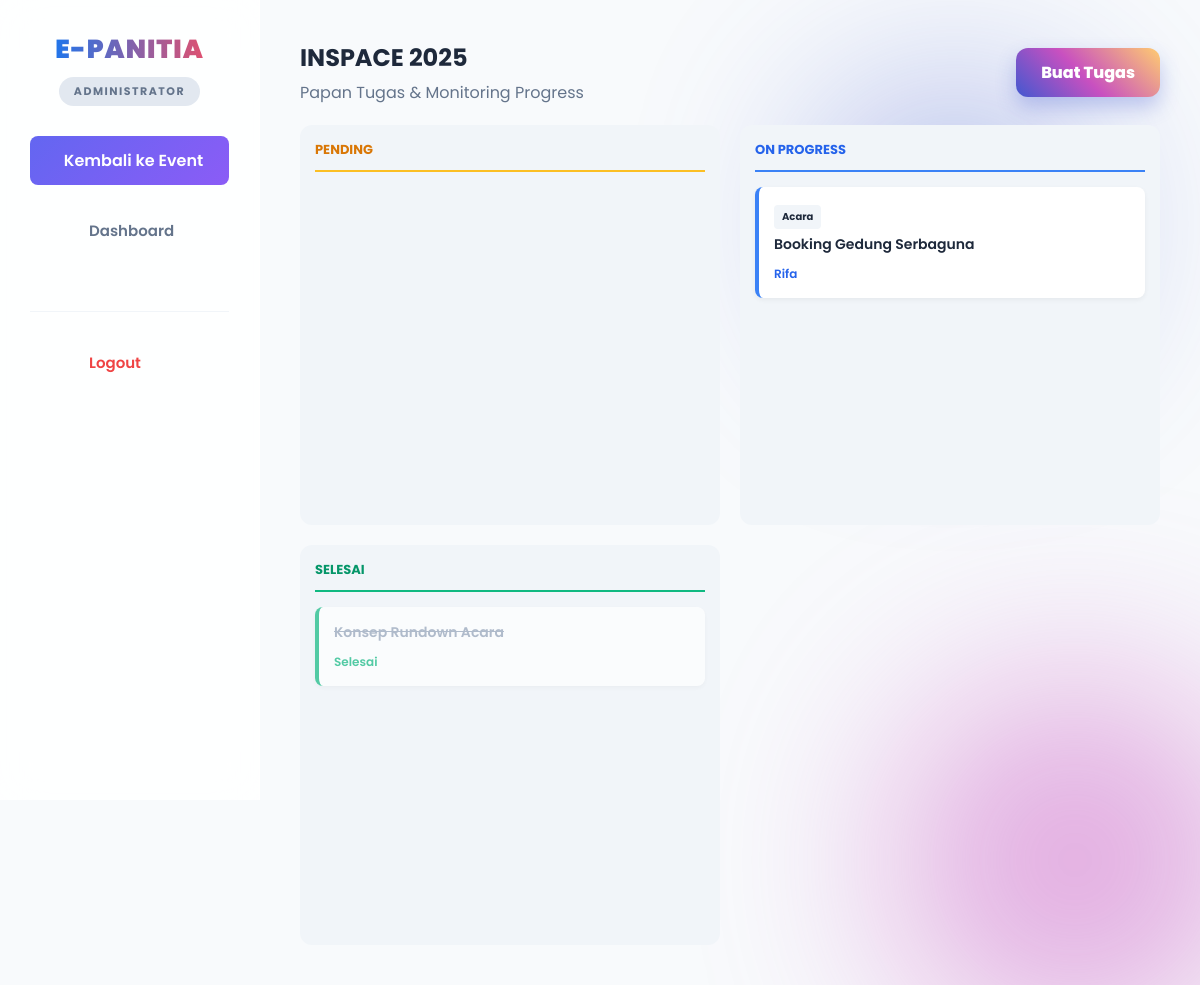
Page /dashboard/jobdesk.php?id=1 on the committed database.
### tables this page shows
CREATE TABLE IF NOT EXISTS `events` (
  `event_id` int NOT NULL AUTO_INCREMENT,
  `nama_event` varchar(200) NOT NULL,
  `deskripsi` text,
  `tanggal_mulai` date DEFAULT NULL,
  `tanggal_selesai` date DEFAULT NULL,
  `status` enum('upcoming','active','completed','cancelled','archived') DEFAULT 'upcoming',
  `created_at` timestamp NULL DEFAULT CURRENT_TIMESTAMP,
  `jumlah_divisi` int DEFAULT '0',
  PRIMARY KEY (`event_id`)
);

CREATE TABLE IF NOT EXISTS `jobdesk` (
  `jobdesk_id` int NOT NULL AUTO_INCREMENT,
  `divisi_id` int NOT NULL,
  `user_id` int DEFAULT NULL,
  `nama_tugas` varchar(255) NOT NULL,
  `deskripsi` text,
  `deadline` date DEFAULT NULL,
  `status` enum('Pending','Process','Revision','Done') DEFAULT 'Pending',
  `created_at` timestamp NULL DEFAULT CURRENT_TIMESTAMP,
  PRIMARY KEY (`jobdesk_id`),
  KEY `divisi_id` (`divisi_id`),
  KEY `user_id` (`user_id`),
  CONSTRAINT `jobdesk_ibfk_1` FOREIGN KEY (`divisi_id`) REFERENCES `divisi` (`divisi_id`) ON DELETE CASCADE,
  CONSTRAINT `jobdesk_ibfk_2` FOREIGN KEY (`user_id`) REFERENCES `users` (`user_id`) ON DELETE SET NULL
);

CREATE TABLE IF NOT EXISTS `divisi` (
  `divisi_id` int NOT NULL AUTO_INCREMENT,
  `event_id` int NOT NULL,
  `nama_divisi` varchar(100) NOT NULL,
  PRIMARY KEY (`divisi_id`),
  KEY `event_id` (`event_id`),
  CONSTRAINT `divisi_ibfk_1` FOREIGN KEY (`event_id`) REFERENCES `events` (`event_id`) ON DELETE CASCADE
);

CREATE TABLE IF NOT EXISTS `users` (
  `user_id` int NOT NULL AUTO_INCREMENT,
  `email` varchar(100) NOT NULL,
  `password` varchar(255) NOT NULL,
  `nama_lengkap` varchar(100) NOT NULL,
  `peran` enum('admin','ketua','anggota') NOT NULL DEFAULT 'anggota',
  `created_at` timestamp NULL DEFAULT CURRENT_TIMESTAMP,
  `perlu_ganti_pass` tinyint(1) DEFAULT '1',
  PRIMARY KEY (`user_id`),
  UNIQUE KEY `email` (`email`)
);

### dashboard/jobdesk.php (the view, shortened to what this page needs)
<?php
include '../config/koneksi.php';
$id_event = $_GET['id'];
$query_event = mysqli_query($conn, "SELECT * FROM events WHERE event_id='$id_event'");
$event = mysqli_fetch_assoc($query_event);
?>
<!DOCTYPE html>
<html lang="id">
<head>
    <link rel="stylesheet" href="../assets/css/style.css?v=105">
</head>
<body>
    <div class="bg-blob blob-2"></div>
    <div class="dashboard-container">
        <aside class="sidebar">
            <div class="sidebar-header">
                <h2 class="brand-title">E-PANITIA</h2>
                <span class="role-badge">Administrator</span>
            </div>
            <a href="data_event.php" class="btn-back">
                <i class="ph-bold ph-arrow-left"></i> Kembali ke Event
            </a>
            <nav>
                <a href="admin.php" class="menu-item"><i class="ph-bold ph-squares-four"></i> Dashboard</a>
                <div class="menu-logout">
                    <a href="../logout.php" class="menu-item" style="color: #ef4444;"><i class="ph-bold ph-sign-out"></i> Logout</a>
                </div>
            </nav>
        </aside>
        <main class="main-content">
            <div style="display: flex; justify-content: space-between; align-items: center; margin-bottom: 20px;">
                <div>
                    <h1 style="font-size: 24px; margin-bottom: 5px;"><?= $event['nama_event'] ?></h1>
                    <p style="color: #64748b;">Papan Tugas & Monitoring Progress</p>
                </div>
                <button onclick="document.getElementById('modalTask').style.display='flex'" class="btn-login" style="width: auto; padding: 12px 25px;">
                    <i class="ph-bold ph-plus"></i> Buat Tugas
                </button>
            </div>
            <div class="kanban-board">
                <div class="kanban-col">
                    <div class="col-header h-pending">
                        <span><i class="ph-bold ph-clock"></i> Pending</span>
                    </div>
                </div>
                <div class="kanban-col">
                    <div class="col-header h-process">
                        <span><i class="ph-bold ph-spinner"></i> On Progress</span>
                    </div>
                    <?php
                    $q = mysqli_query($conn, "SELECT j.*, d.nama_divisi, u.nama_lengkap FROM jobdesk j JOIN divisi d ON j.divisi_id = d.divisi_id LEFT JOIN users u ON j.user_id = u.user_id WHERE d.event_id='$id_event' AND j.status='Process'");
                    while($row = mysqli_fetch_assoc($q)):
                    ?>
                    <div class="task-card b-process">
                        <span class="task-divisi"><?= $row['nama_divisi'] ?></span>
                        <div class="task-title"><?= $row['nama_tugas'] ?></div>
                        <div class="task-footer">
                            <span style="color: #2563eb; font-weight: 600; font-size: 12px;"><?= $row['nama_lengkap'] ?? 'Unassigned' ?></span>
                        </div>
                    </div>
                    <?php endwhile; ?>
                </div>
                <div class="kanban-col">
                    <div class="col-header h-done">
                        <span><i class="ph-bold ph-check-fat"></i> Selesai</span>
                    </div>
                    <?php
                    $q = mysqli_query($conn, "SELECT j.*, d.nama_divisi FROM jobdesk j JOIN divisi d ON j.divisi_id = d.divisi_id WHERE d.event_id='$id_event' AND j.status='Done'");
                    while($row = mysqli_fetch_assoc($q)):
                    ?>
                    <div class="task-card b-done">
                        <div class="task-title" style="text-decoration: line-through; color: #94a3b8;"><?= $row['nama_tugas'] ?></div>
                        <div class="task-footer">
                            <span style="color: #10b981; font-weight: 600;">Selesai</span>
                        </div>
                    </div>
                    <?php endwhile; ?>
                </div>
            </div>
        </main>
    </div>
</body>
</html>

### assets/css/style.css (style rules this page uses)
:root { --bg-body: #f8fafc; --sidebar-bg: rgba(255, 255, 255, 0.85); --text-dark: #1e293b; --text-gray: #64748b; --gradient-text: linear-gradient(to right, #007bff, #ff4b5c); --btn-gradient: linear-gradient(45deg, #4158d0 0%, #c850c0 46%, #ffcc70 100%); --card-blue: linear-gradient(135deg, #00c6ff 0%, #0072ff 100%); --card-purple: linear-gradient(135deg, #c850c0 0%, #4158d0 100%); --card-pink: linear-gradient(135deg, #ff7eb3 0%, #d53369 100%); --card-orange: linear-gradient(135deg, #ffcc70 0%, #daae51 100%); }
* { margin: 0; padding: 0; box-sizing: border-box; font-family: 'Poppins', sans-serif; }
body { margin: 0; padding: 0; background: var(--bg-body); color: var(--text-dark); font-family: 'Poppins', sans-serif; }
.dashboard-container { display: flex; min-height: 100vh; position: relative; z-index: 50; }
.sidebar { width: 260px; background: var(--sidebar-bg); backdrop-filter: blur(20px); border-right: 1px solid rgba(255,255,255,0.6); padding: 30px; display: flex; flex-direction: column; position: fixed; height: 100vh; left: 0; top: 0; z-index: 100; }
.sidebar-header { margin-bottom: 30px; text-align: center; }
.brand-title { font-size: 26px; font-weight: 900; text-transform: uppercase; background: var(--gradient-text); -webkit-background-clip: text; -webkit-text-fill-color: transparent; margin-bottom: 8px; letter-spacing: 1px; }
.role-badge { display: inline-block; font-size: 11px; font-weight: 700; text-transform: uppercase; background: #e2e8f0; color: #64748b; padding: 6px 15px; border-radius: 20px; letter-spacing: 1.5px; }
nav { display: flex; flex-direction: column; gap: 5px; }
.menu-item { display: flex; align-items: center; padding: 14px 20px; color: #64748b; text-decoration: none; border-radius: 12px; font-weight: 600; font-size: 15px; transition: 0.3s; }
.menu-logout { margin-top: 50px; border-top: 1px solid #f1f5f9; padding-top: 25px; }
.menu-logout a { color: #ef4444; font-weight: 600; }
.main-content { margin-left: 260px; padding: 40px; width: calc(100% - 260px); }
.kanban-board { display: grid; grid-template-columns: repeat(auto-fit, minmax(300px, 1fr)); gap: 20px; margin-top: 20px; }
.kanban-col { background: #f1f5f9; border-radius: 12px; padding: 15px; min-height: 400px; }
.col-header { display: flex; justify-content: space-between; align-items: center; margin-bottom: 15px; padding-bottom: 10px; border-bottom: 2px solid #e2e8f0; font-weight: 700; text-transform: uppercase; font-size: 13px; }
.h-pending { color: #d97706; border-color: #fbbf24; }
.h-process { color: #2563eb; border-color: #3b82f6; }
.h-done { color: #059669; border-color: #10b981; }
.task-card { background: white; padding: 15px; border-radius: 8px; margin-bottom: 10px; box-shadow: 0 2px 5px rgba(0,0,0,0.05); border-left: 4px solid transparent; transition: 0.2s; position: relative; }
.b-process { border-left-color: #3b82f6; }
.b-done { border-left-color: #10b981; opacity: 0.7; }
.task-divisi { font-size: 10px; font-weight: 700; background: #f1f5f9; padding: 4px 8px; border-radius: 4px; display: inline-block; margin-bottom: 5px; }
.task-title { font-size: 14px; font-weight: 600; margin-bottom: 5px; }
.task-footer { display: flex; justify-content: space-between; align-items: center; font-size: 12px; color: #94a3b8; margin-top: 10px; }
.bg-blob { position: fixed; border-radius: 50%; filter: blur(100px); z-index: -9999; opacity: 0.5; pointer-events: none; }
.blob-2 { width: 350px; height: 350px; background: #c850c0; bottom: -50px; right: -50px; }
.btn-login { width: 100%; padding: 16px; border: none; border-radius: 12px; background-image: var(--btn-gradient); color: white; font-size: 16px; font-weight: 800; cursor: pointer; transition: 0.3s; box-shadow: 0 10px 20px rgba(65, 88, 208, 0.3); }

### dashboard/jobdesk.php (style rules this page uses)
.bg-blob { pointer-events: none !important; z-index: 0 !important; }
.dashboard-container { position: relative; z-index: 10 !important; }
.btn-back { background: linear-gradient(135deg, #6366f1, #8b5cf6); color: white; padding: 12px; border-radius: 8px; text-decoration: none; display: flex; align-items: center; justify-content: center; gap: 8px; font-weight: 600; margin-bottom: 20px; text-align: center; }

### rows in the picture
events: nama_event "INSPACE 2025"
jobdesk: divisi.nama_divisi "Acara", nama_tugas "Booking Gedung Serbaguna", user.nama_lengkap "Rifa"
jobdesk: nama_tugas "Konsep Rundown Acara"
